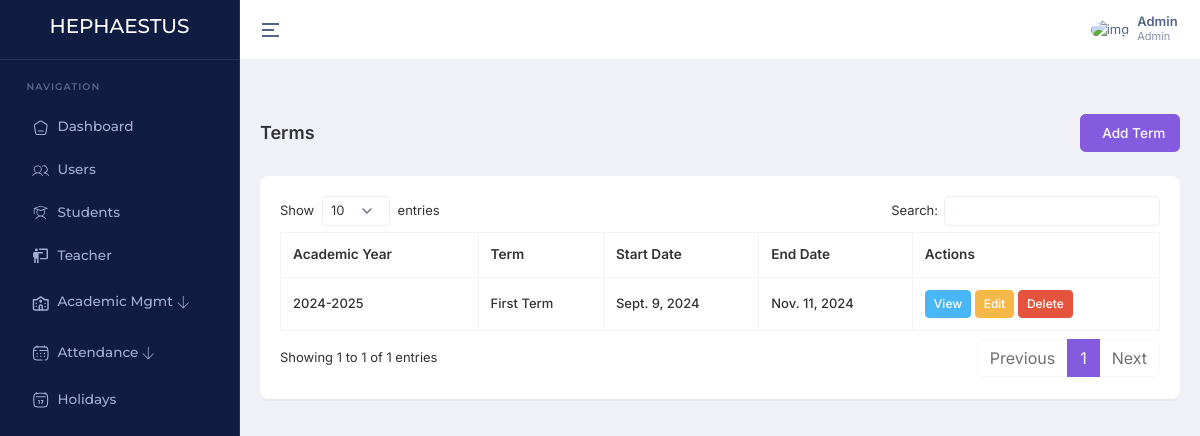
The app's page /terms/ (signed in), older data.
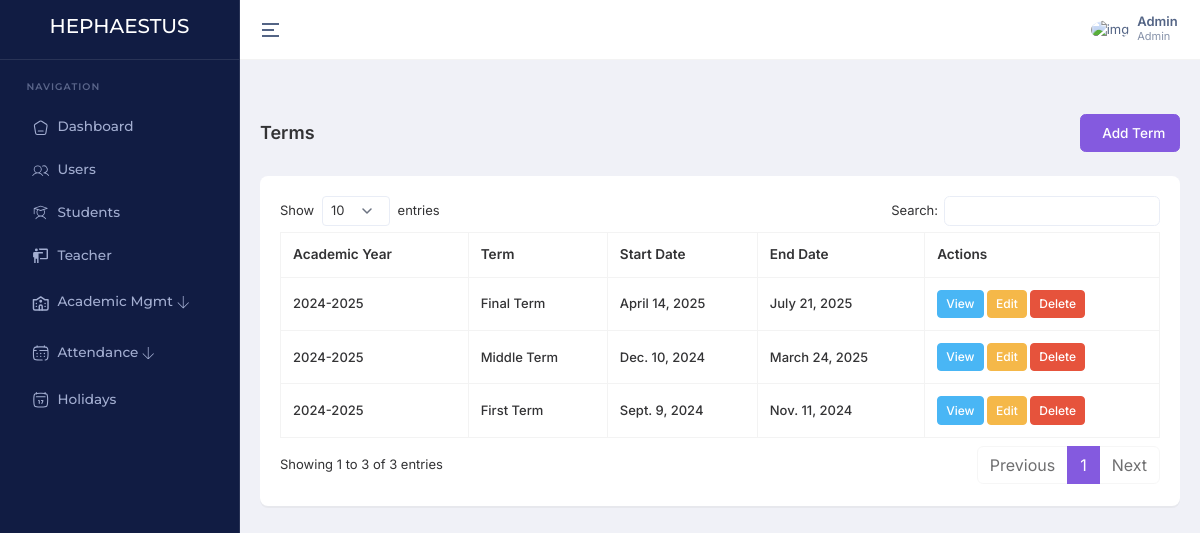
The same page, newer data.
### account/models.py (models this page shows, shortened)
class User(AbstractBaseUser, PermissionsMixin):
    ROLE_CHOICES = (
        ('Admin', 'Admin'),
        ('Director', 'Director'),
        ('Teacher', 'Teacher'),
        ('Student', 'Student'),
    )
    email = models.EmailField(unique=True)
    name = models.CharField(max_length=255)
    slug = models.SlugField(unique=True, blank=True)
    phone_number = models.CharField(max_length=15, unique=True)
    image = ProcessedImageField(
        upload_to=user_image_path,
        processors=[ResizeToFill(720, 720)],
        format='JPEG',
        options={'quality': 90},
        null=True,
        blank=True,
    )
    role = models.CharField(max_length=30, choices=ROLE_CHOICES)
    added_by = models.ForeignKey('self', on_delete=models.CASCADE, null=True, blank=True, related_name='added_users')
    created_at = models.DateTimeField(default=timezone.now)
    updated_at = models.DateTimeField(auto_now=True)
    is_active = models.BooleanField(default=True)
    is_staff = models.BooleanField(default=False)
    objects = CustomUserManager()
    USERNAME_FIELD = 'phone_number'
    REQUIRED_FIELDS = ['name', 'email']

### home/models.py (models this page shows, shortened)
class Term(models.Model):
    TERM_CHOICES = [
        ('1', 'First Term'),
        ('2', 'Middle Term'),
        ('3', 'Final Term'),
    ]
    academic_year = models.ForeignKey(AcademicYear, on_delete=models.CASCADE, related_name='terms', null=True, blank=True)
    name = models.CharField(max_length=1, choices=TERM_CHOICES, null=True, blank=True)
    start_date = models.DateField(null=True, blank=True)
    end_date = models.DateField(null=True, blank=True)
    created_at = models.DateTimeField(auto_now_add=True)
    updated_at = models.DateTimeField(auto_now=True)
    created_by = models.ForeignKey(settings.AUTH_USER_MODEL, on_delete=models.SET_NULL, null=True, related_name='terms_created')
    updated_by = models.ForeignKey(settings.AUTH_USER_MODEL, on_delete=models.SET_NULL, null=True, related_name='terms_updated')
    delete_status = models.BooleanField(default=False)
    class Meta:
        unique_together = ['academic_year', 'name']
        ordering = ['academic_year', 'name']

class AcademicYear(models.Model):
    name = models.CharField(max_length=9, unique=True, null=True, blank=True)  # e.g., "2023-2024"
    start_date = models.DateField(null=True, blank=True)
    end_date = models.DateField(null=True, blank=True)
    created_at = models.DateTimeField(auto_now_add=True)
    updated_at = models.DateTimeField(auto_now=True)
    created_by = models.ForeignKey(settings.AUTH_USER_MODEL, on_delete=models.SET_NULL, null=True, related_name='academic_years_created')
    updated_by = models.ForeignKey(settings.AUTH_USER_MODEL, on_delete=models.SET_NULL, null=True, related_name='academic_years_updated')
    delete_status = models.BooleanField(default=False)
    def __str__(self):
        return self.name

### home/views.py (the view)
# urls.py: path('terms/', getTerms, name='getTerms'),
@login_required
def getTerms(request):
    terms = Term.objects.filter(delete_status=False).order_by('-created_at')
    context = {
        'terms': terms
    }
    return render(request, 'pages/terms/index.html', context)

### templates/pages/terms/index.html (shortened to what this page needs)
{% extends "layouts/app.html" %}
{% load static %}
{% block content %}
<div class="container-fluid">
    <div class="d-md-flex d-block align-items-center justify-content-between my-4 page-header-breadcrumb">
        <h1 class="page-title fw-semibold fs-18 mb-0">Terms</h1>
        <div class="ms-md-1 ms-0">
            <nav>
                <ol class="breadcrumb mb-0">
                    <a class="btn btn-primary" href="{% url 'home:addTerm' %}">
                        Add Term
                    </a>
                </ol>
            </nav>
        </div>
    </div>
    <div class="row">
        <div class="col-xl-12">
            <div class="card custom-card">
                <div class="card-body">
                    <div class="table-responsive">
                        <table id="datatable" class="table table-bordered text-nowrap w-100">
                            <thead>
                                <tr>
                                    <th>Academic Year</th>
                                    <th>Term</th>
                                    <th>Start Date</th>
                                    <th>End Date</th>
                                    <th>Actions</th>
                                </tr>
                            </thead>
                            <tbody>
                                {% for term in terms %}
                                    <tr>
                                        <td>{{ term.academic_year }}</td>
                                        <td>{{ term.get_name_display }}</td>
                                        <td>{{ term.start_date }}</td>
                                        <td>{{ term.end_date }}</td>
                                        <td>
                                            <a href="{% url 'home:viewTerm' term.id %}" class="btn btn-sm btn-info">View</a>
                                            <a href="{% url 'home:editTerm' term.id %}" class="btn btn-sm btn-warning">Edit</a>
                                            <a href="{% url 'home:deleteTerm' term.id %}" class="btn btn-sm btn-danger" onclick="return confirm('Are you sure you want to delete this term?')">Delete</a>
                                        </td>
                                    </tr>
                                {% endfor %}
                            </tbody>
                        </table>
                    </div>
                </div>
            </div>
        </div>
    </div>
</div>
{% endblock %}

### templates/layouts/app.html (shortened to what this page needs)
{% load static %}
<!DOCTYPE html>
<html lang="en" dir="ltr" data-nav-layout="vertical" data-theme-mode="light" data-header-styles="light" data-menu-styles="dark" data-toggled="close">
<head>
    <link id="style" href="{% static 'libs/bootstrap/css/bootstrap.min.css' %}" rel="stylesheet">
    <link href="{% static 'css/styles.min.css' %}" rel="stylesheet">
    <link href="{% static 'libs/node-waves/waves.min.css' %}" rel="stylesheet">
    <link href="{% static 'libs/simplebar/simplebar.min.css' %}" rel="stylesheet">
    <link rel="stylesheet" href="{% static 'libs/choices.js/public/assets/styles/choices.min.css' %}">
    <link rel="stylesheet" href="https://cdn.datatables.net/1.11.5/css/dataTables.bootstrap5.min.css">
    <link rel="stylesheet" href="https://cdnjs.cloudflare.com/ajax/libs/toastr.js/latest/toastr.min.css">
</head>
<body>
    <div class="page">
        {% include 'inc/header.html' %}
        {% include 'inc/sidebar.html' %}
        <div class="main-content app-content">
            {% block content %}{% endblock %}
        </div>
    </div>
</body>
</html>

### templates/inc/header.html (shortened to what this page needs)
<header class="app-header">
    <div class="main-header-container container-fluid">
        <div class="header-content-left">
            <div class="header-element">
                <a aria-label="Hide Sidebar" class="sidemenu-toggle header-link animated-arrow hor-toggle horizontal-navtoggle" data-bs-toggle="sidebar" href="javascript:void(0);"><span></span></a>
            </div>
        </div>
        <div class="header-content-right">
            <div class="header-element">
                <a href="javascript:void(0);" class="header-link dropdown-toggle" id="mainHeaderProfile" data-bs-toggle="dropdown" data-bs-auto-close="outside" aria-expanded="false">
                    <div class="d-flex align-items-center">
                        <div class="me-sm-2 me-0">
                            <img src="https://cdn.pixabay.com/photo/2015/10/05/22/37/blank-profile-picture-973460_960_720.png" alt="img" width="32" height="32" class="rounded-circle">
                        </div>
                        <div class="d-sm-block d-none">
                            <p class="fw-semibold mb-0 lh-1">{{ request.user.name }}</p>
                            <span class="op-7 fw-normal d-block fs-11">{{ request.user.role }}</span>
                        </div>
                    </div>
                </a>
            </div>
        </div>
    </div>
</header>

### templates/inc/sidebar.html (shortened to what this page needs)
{% load static %}
<aside class="app-sidebar sticky" id="sidebar">
    <div class="main-sidebar-header">
        <a href="{% url 'home:dashboard' %}" class="header-logo">
            <h5 class="text-white">
                HEPHAESTUS
            </h5>
        </a>
    </div>
    <div class="main-sidebar" id="sidebar-scroll">
        <nav class="main-menu-container nav nav-pills flex-column sub-open">
            <ul class="main-menu">
                <li class="slide__category"><span class="category-name">Navigation</span></li>
                <li class="slide">
                    <a href="{% url 'home:dashboard' %}" class="side-menu__item">
                        <span class="px-2">
                        </span>
                        <span class="side-menu__label">Dashboard</span>
                    </a>
                </li>
                <li class="slide">
                    <a href="{% url 'home:getUsers' %}" class="side-menu__item">
                        <span class="px-2">
                        </span>
                        <span class="side-menu__label">Users</span>
                    </a>
                </li>
                <li class="slide">
                    <a href="{% url 'home:getStudents' %}" class="side-menu__item">
                        <span class="px-2">
                        </span>
                        <span class="side-menu__label">Students</span>
                    </a>
                </li>
                <li class="slide">
                    <a href="{% url 'home:getTeachers' %}" class="side-menu__item">
                        <span class="px-2">
                            <svg xmlns="http://www.w3.org/2000/svg" width="1.4em" height="1.4em" viewBox="0 0 24 24"><path fill="currentColor" d="M20 17a2 2 0 0 0 2-2V4a2 2 0 0 0-2-2H9.46c.35.61.54 1.3.54 2h10v11h-9v2m4-10v2H9v13H7v-6H5v6H3v-8H1.5V9a2 2 0 0 1 2-2zM8 4a2 2 0 0 1-2 2a2 2 0 0 1-2-2a2 2 0 0 1 2-2a2 2 0 0 1 2 2"/></svg>
                        </span>
                        <span class="side-menu__label">Teacher</span>
                    </a>
                </li>
                <li class="slide has-sub">
                    <a href="javascript:void(0);" class="side-menu__item">
                        <span class="px-2">
                        </span>
                        <span class="side-menu__label">Academic Mgmt</span>
                        <span class="px-1">
                            <svg xmlns="http://www.w3.org/2000/svg" width="1em" height="1em" viewBox="0 0 2048 2048"><path fill="currentColor" d="m1965 1101l-941 941l-941-941l90-90l787 787V0h128v1798l787-787z"/></svg>
                        </span>
                    </a>
                </li>
                <li class="slide has-sub">
                    <a href="javascript:void(0);" class="side-menu__item">
                        <span class="px-2">
                        </span>
                        <span class="side-menu__label">Attendance</span>
                        <span class="px-1">
                            <svg xmlns="http://www.w3.org/2000/svg" width="1em" height="1em" viewBox="0 0 2048 2048"><path fill="currentColor" d="m1965 1101l-941 941l-941-941l90-90l787 787V0h128v1798l787-787z"/></svg>
                        </span>
                    </a>
                </li>
                <li class="slide">
                    <a href="#" class="side-menu__item">
                        <span class="px-2">
                        </span>
                        <span class="side-menu__label">Holidays</span>
                    </a>
                </li>
            </ul>
        </nav>
    </div>
</aside>

Row changes from the older to the newer data that the page shows:
added Term: academic_year "2024-2025", name "Final Term", start_date "April 14, 2025", end_date "July 21, 2025"
added Term: academic_year "2024-2025", name "Middle Term", start_date "Dec. 10, 2024", end_date "March 24, 2025"
Text that changed along with them:
text written by a page script: "Show entries Search: Showing 1 to 1 of 1 entries Previous 1 Next" → "Show entries Search: Showing 1 to 3 of 3 entries Previous 1 Next"
